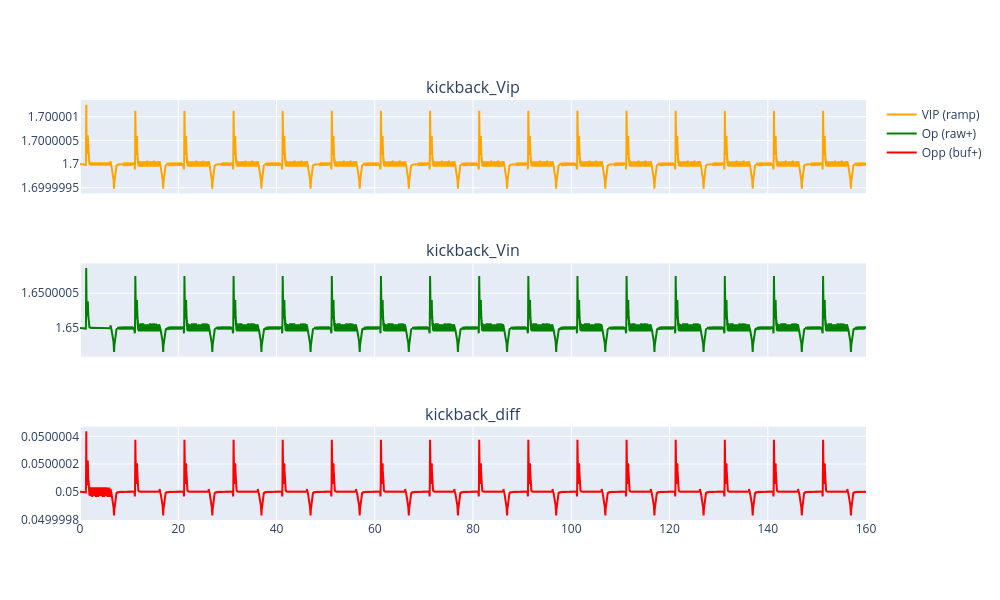

Notebook code cell kept with this figure:
### Code cell
import re
import plotly.graph_objects as go
from plotly.subplots import make_subplots

# ── Parse average power from the cached ngspice output ───────────────────────kickback_diff_pkpk
# ngspice prints:  p_avg  =  1.34392e-04  (in watts)
pavg_match = re.search(r'kickback_diff_pkpk\s*=\s*([0-9e.+\-]+)', sim_stdout, re.IGNORECASE)
if pavg_match:
    pavg_val = float(pavg_match.group(1)) * 1e6   # W -> uW
    print(f"\n>>> Ruido de KicikBack: {pavg_val:.3f} uV")
else:
    print("\nWarning: 'kickback_diff_pkpk\' not found in ngspice output.")



reader = NgspiceRawReader(raw_file)
time   = reader.get_signal('time') * 1e9      # ns
# i(v1) convention: positive = current into V+ terminal of source
# Negate to get current delivered to the circuit, scale to uA
vvin   = reader.get_signal('v(vin)')  
vvip   = reader.get_signal('v(vip)')        

fig = make_subplots(
    rows=3, cols=1,
    shared_xaxes=True,   # Synchronized zoom across all panels
    subplot_titles=(
        'kickback_Vip',
        'kickback_Vin',
        'kickback_diff'
    )
)


fig.add_trace(go.Scatter(x=time, y=vvip, name='VIP (ramp)',
                         line=dict(color='orange', width=2)), row=1, col=1)

# Panel 2: raw latch nodes
fig.add_trace(go.Scatter(x=time, y=vvin, name='Op (raw+)',
                         line=dict(color='green')),  row=2, col=1)


# Panel 3: digital outputs after the 10-stage inverter chain
fig.add_trace(go.Scatter(x=time, y=vvip-vvin, name='Opp (buf+)',
                         line=dict(color='red')),  row=3, col=1)


fig.update_layout(hovermode='x unified', height=600, width=1000)
fig.show()

### Figure 1 — Plotly figure (JSON) as saved in the notebook; plotly's stock layout.template omitted (floating-point values rounded to 4 significant figures; data arrays with more than 128 entries replaced by an {"elided": "..."} marker saying what was removed)
{"data": [{"line": {"color": "orange", "width": 2}, "name": "VIP (ramp)", "type": "scatter", "x": {"elided": "6600 float values"}, "xaxis": "x", "y": {"elided": "6600 float values"}, "yaxis": "y"}, {"line": {"color": "green"}, "name": "Op (raw+)", "type": "scatter", "x": {"elided": "6600 float values"}, "xaxis": "x2", "y": {"elided": "6600 float values"}, "yaxis": "y2"}, {"line": {"color": "red"}, "name": "Opp (buf+)", "type": "scatter", "x": {"elided": "6600 float values"}, "xaxis": "x3", "y": {"elided": "6600 float values"}, "yaxis": "y3"}], "layout": {"annotations": [{"font": {"size": 16}, "showarrow": false, "text": "kickback_Vip", "x": 0.5, "xanchor": "center", "xref": "paper", "y": 1, "yanchor": "bottom", "yref": "paper"}, {"font": {"size": 16}, "showarrow": false, "text": "kickback_Vin", "x": 0.5, "xanchor": "center", "xref": "paper", "y": 0.6111, "yanchor": "bottom", "yref": "paper"}, {"font": {"size": 16}, "showarrow": false, "text": "kickback_diff", "x": 0.5, "xanchor": "center", "xref": "paper", "y": 0.2222, "yanchor": "bottom", "yref": "paper"}], "height": 600, "hovermode": "x unified", "width": 1000, "xaxis": {"anchor": "y", "domain": [0, 1], "matches": "x3", "showticklabels": false}, "xaxis2": {"anchor": "y2", "domain": [0, 1], "matches": "x3", "showticklabels": false}, "xaxis3": {"anchor": "y3", "domain": [0, 1]}, "yaxis": {"anchor": "x", "domain": [0.7778, 1]}, "yaxis2": {"anchor": "x2", "domain": [0.3889, 0.6111]}, "yaxis3": {"anchor": "x3", "domain": [0, 0.2222]}}}
